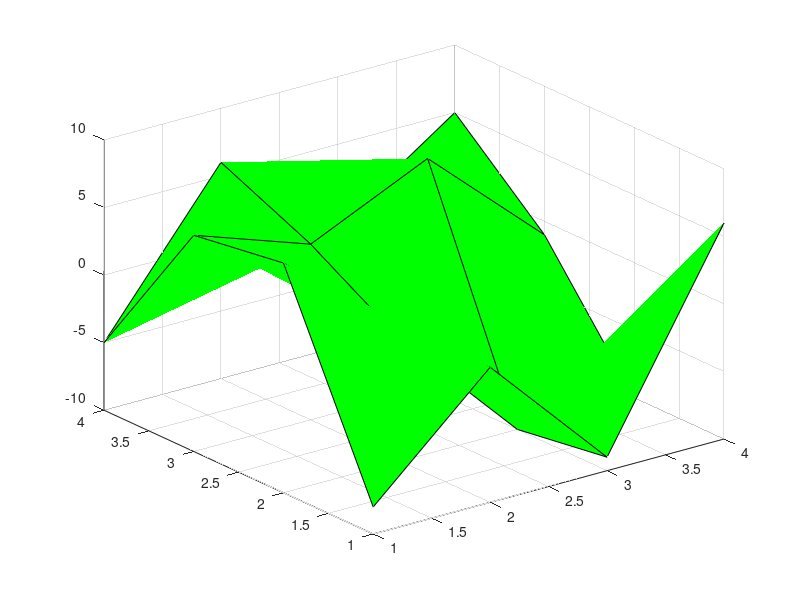

Source code (MATLAB):
%%cau1
try
    rng(1);
    a.ans1a = randi([-5 5], 1, 16)
    rng(1);
    a.ans1b = randi([-10 10], 4, 4)
catch
    a.ans1a = 0
    a.ans1b = 0
end
%%cau2
try
    a.ans2 = sum(a.ans1a(1:2:end))
catch
    a.ans2 = 0
end
%%cau3
try
    a.ans3 = sum(sum(a.ans1b))
catch
    a.ans3 = 0;
end
%%cau4
try
    %a.ans4 = a.ans1a
    a.ans4 = a.ans4(4:4:end) - 3
catch
    a.ans4 = 0
end
%%cau5
try
    a.ans5 = a.ans1b;
    a.ans5(2:2:end, :) = min(a.ans1a)
catch
    a.ans5 = 0
end
%%cau6
try
    temp = reshape(a.ans1a, 4, 4)
    a.ans6 = temp(end-1:end, :)
catch
    a.ans6 = 0;
end
%%cau7
try
    A = [-2 -2 -2 1; -2 -4 -2 1; -2 -2 -4 1; -4 -4 -2 1]
    B = [-3 -6 -6 -9]';
    a.ans7 = linsolve(A, B)
catch
    a.ans7 = 0
end
%%cau8
try
    h = figure('visible', 'off');
    mesh(a.ans1b, 'Facecolor', 'g', 'Edgecolor', 'k')
    saveas(h, 'a.ans8.jpg', 'jpg');
catch
end